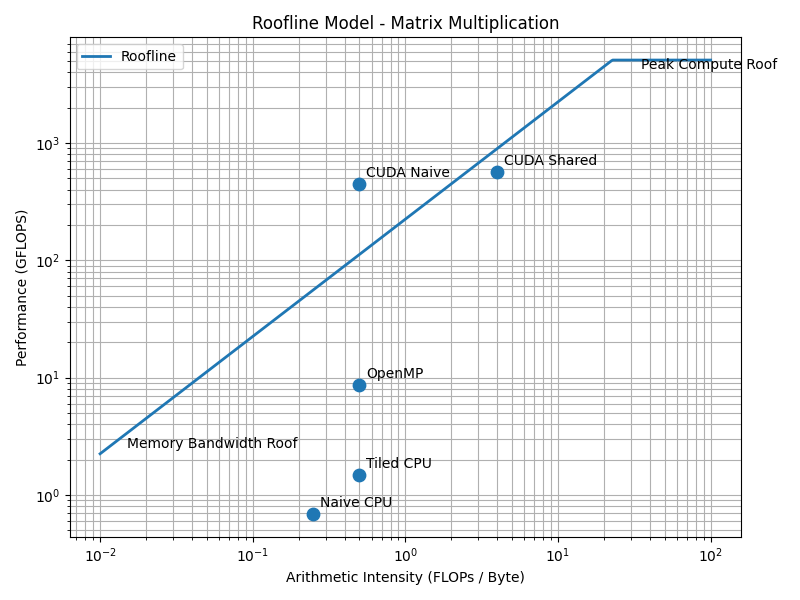

Generate this figure with Python:
import matplotlib.pyplot as plt
import numpy as np

# RTX 3050 Laptop GPU Specs
peak_gflops = 5088      # FP32 Peak Performance
peak_bw = 224           # Memory Bandwidth (GB/s)

# Roofline curve
ai = np.logspace(-2, 2, 500)
roofline = np.minimum(peak_gflops, peak_bw * ai)

# Your measured results

labels = [
    "Naive CPU",
    "Tiled CPU",
    "OpenMP",
    "CUDA Naive",
    "CUDA Shared"
]

# Approximate Arithmetic Intensity
your_ai = [
    0.25,
    0.50,
    0.50,
    0.50,
    4.00
]

# Your measured GFLOPS
your_gflops = [
    0.681419,
    1.47927,
    8.67824,
    447.362,
    566.625
]

plt.figure(figsize=(8,6))

# Roofline
plt.loglog(ai, roofline,
           linewidth=2,
           label="Roofline")

# Points
plt.scatter(your_ai, your_gflops,
            s=80,
            zorder=5)

# Labels
for x, y, label in zip(your_ai, your_gflops, labels):
    plt.annotate(label,
                 (x, y),
                 xytext=(5,5),
                 textcoords="offset points")

plt.xlabel("Arithmetic Intensity (FLOPs / Byte)")
plt.ylabel("Performance (GFLOPS)")
plt.title("Roofline Model - Matrix Multiplication")
plt.grid(True, which="both")
plt.legend()
plt.text(0.015, 2.5, "Memory Bandwidth Roof", fontsize=10)

plt.text(35, 4300, "Peak Compute Roof", fontsize=10)
plt.tight_layout()

plt.savefig("roofline.png", dpi=300)

plt.show()
